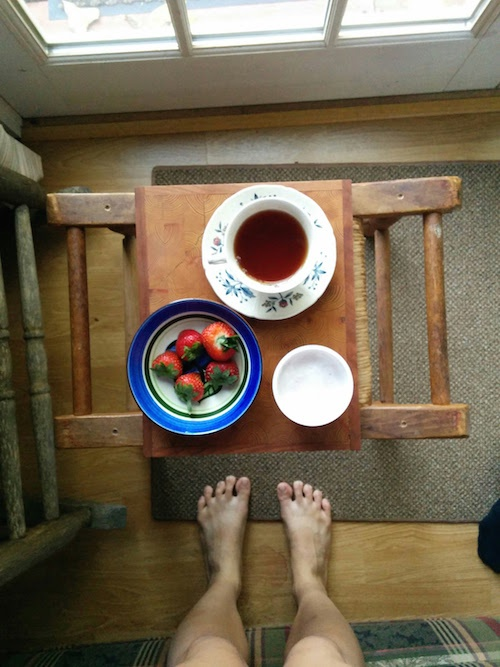
#> input picture day3-1/code/image/src_edge.jpg, 500 x 667 px, found by its file name
$ python 02_edge.py
#> lines starting #> are read from the running program, lines starting #| are printed output that depends on the picture; after the words box and inside, x2 and y2 are one past the last pixel; in counts of white or black regions, pixels touching at a corner belong together
import cv2
from matplotlib import pyplot as plt

src = cv2.imread("src_edge.jpg")
#> src is the input picture: shape (667, 500, 3); mean B, G, R 83.7, 104, 116.7

_, axs = plt.subplots(1, 4)

# show src image
img = cv2.cvtColor(src, cv2.COLOR_BGR2RGB)
axs[0].imshow(img)

# preprocess by blurring and grayscale
img = cv2.GaussianBlur(src, (7, 7), 0)
img = cv2.cvtColor(img, cv2.COLOR_BGR2GRAY)
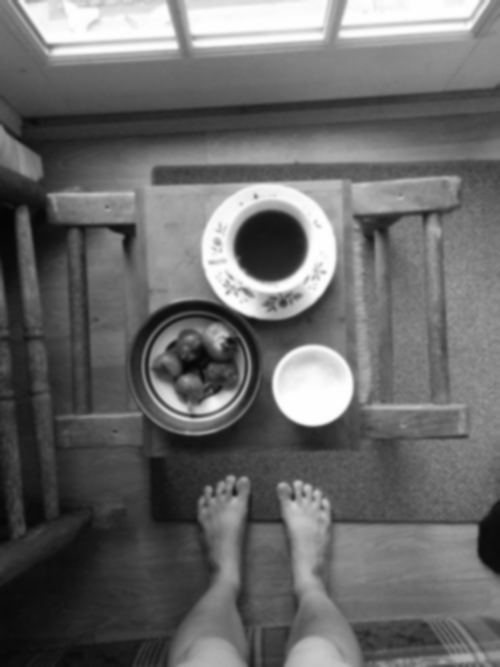
#> img: shape (667, 500); min 5, max 255, mean 105.5
axs[1].imshow(cv2.cvtColor(img, cv2.COLOR_GRAY2RGB))

# find binary image with thresholding
_, img_thresh = cv2.threshold(img, 80, 255, cv2.THRESH_BINARY)
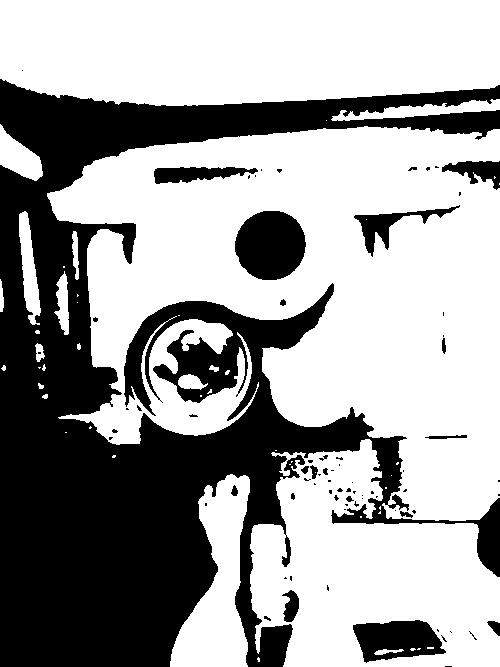
#> img_thresh: shape (667, 500); 62.6% white; 74 black regions (54 under 20 px), largest, box (x1, y1, x2, y2) and area: (0, 79, 500, 667) 113441, (235, 211, 306, 280) 3858, (353, 620, 446, 663) 2701
axs[2].imshow(cv2.cvtColor(img_thresh, cv2.COLOR_GRAY2RGB))

# find binary image with edges
img_canny = cv2.Canny(img, threshold1=90, threshold2=110)
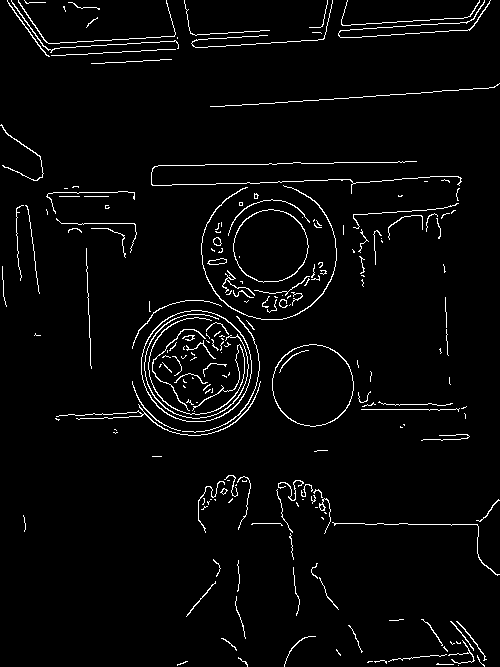
#> img_canny: shape (667, 500); 3.2% white in thin lines or dots
axs[3].imshow(cv2.cvtColor(img_canny, cv2.COLOR_GRAY2RGB))

plt.show()
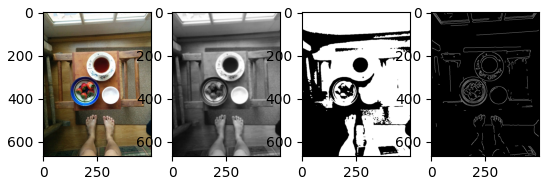
#> figure drawn by matplotlib, 4 panels
